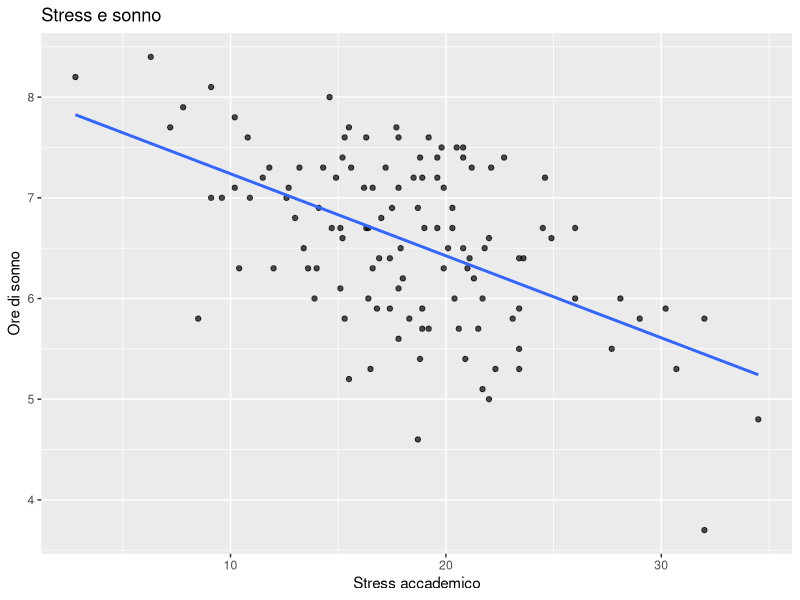
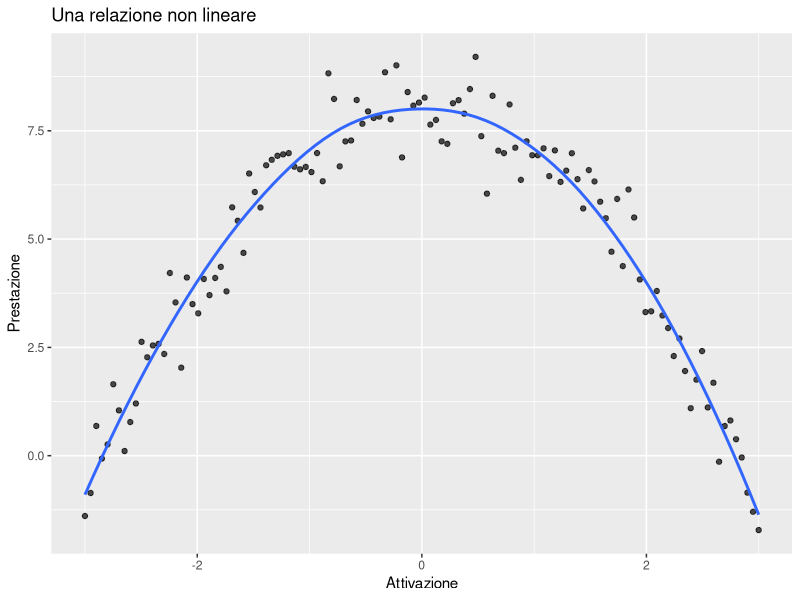
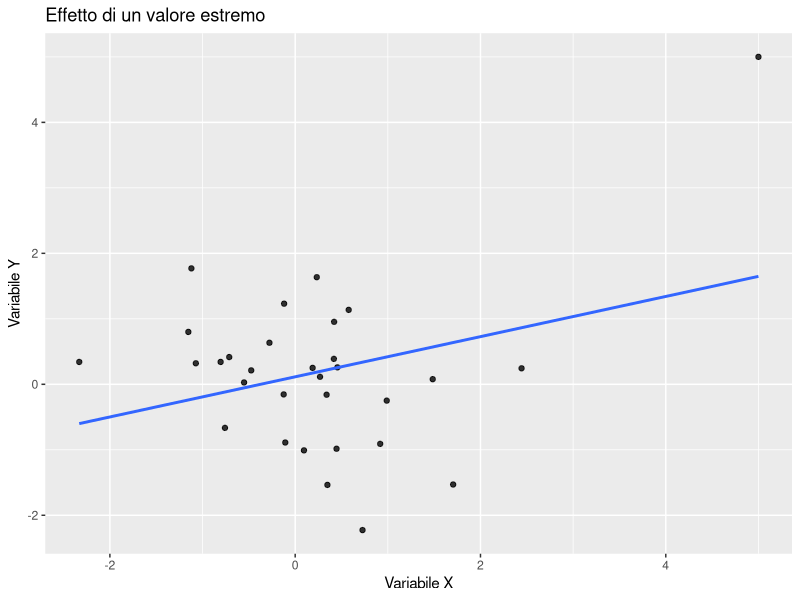
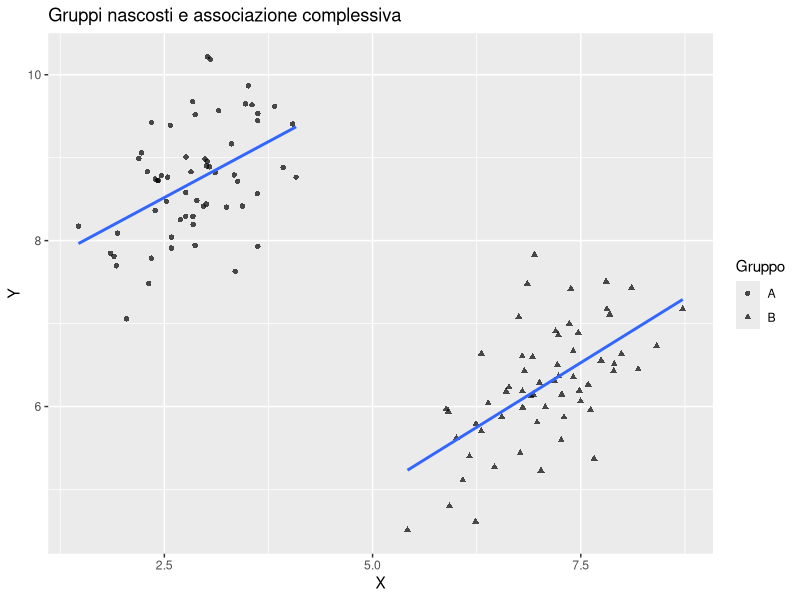

Source code (R) for these figures, in order:
## ---- chunk 1
#| label: corr-packages
#| message: false
#| warning: false
library(dplyr)
library(ggplot2)
## ---- chunk 2
#| label: corr-data
set.seed(42)

n <- 120

eda_stress <- tibble::tibble(
  id = seq_len(n),
  anno = sample(c("Primo", "Secondo", "Terzo"), n, replace = TRUE),
  supporto = round(rnorm(n, mean = 20, sd = 5), 1),
  stress = round(28 - 0.45 * supporto + rnorm(n, mean = 0, sd = 5), 1),
  sonno = round(8.2 - 0.09 * stress + rnorm(n, mean = 0, sd = 0.7), 1)
) |>
  mutate(
    supporto = pmax(pmin(supporto, 30), 0),
    stress = pmax(pmin(stress, 40), 0),
    sonno = pmax(pmin(sonno, 10), 3)
  )

glimpse(eda_stress)
## ---- chunk 3
#| label: corr-stress-sonno-plot
#| fig-cap: "Relazione tra stress accademico e ore di sonno. Ogni punto rappresenta uno studente."
ggplot(eda_stress, aes(x = stress, y = sonno)) +
  geom_point(alpha = 0.7) +
  geom_smooth(method = "lm", se = FALSE) +
  labs(
    x = "Stress accademico",
    y = "Ore di sonno",
    title = "Stress e sonno"
  )
## ---- chunk 4
#| label: corr-covariance
cov(eda_stress$stress, eda_stress$sonno)
## ---- chunk 5
#| label: corr-pearson
cor(eda_stress$stress, eda_stress$sonno)
## ---- chunk 6
#| label: corr-summary-table
eda_stress |>
  summarise(
    n = n(),
    r_stress_sonno = cor(stress, sonno),
    media_stress = mean(stress),
    media_sonno = mean(sonno)
  )
## ---- chunk 7
#| label: corr-spearman
cor(eda_stress$stress, eda_stress$sonno, method = "spearman")
## ---- chunk 8
#| label: corr-nonlinear-data
set.seed(123)
nonlinear <- tibble::tibble(
  attivazione = seq(-3, 3, length.out = 120),
  prestazione = 8 - attivazione^2 + rnorm(120, 0, 0.7)
)

cor(nonlinear$attivazione, nonlinear$prestazione)
## ---- chunk 9
#| label: corr-nonlinear-plot
#| fig-cap: "Esempio di relazione non lineare. La correlazione lineare puo essere vicina a zero anche quando esiste un pattern chiaro."
ggplot(nonlinear, aes(x = attivazione, y = prestazione)) +
  geom_point(alpha = 0.7) +
  geom_smooth(se = FALSE) +
  labs(
    x = "Attivazione",
    y = "Prestazione",
    title = "Una relazione non lineare"
  )
## ---- chunk 10
#| label: corr-outlier-data
set.seed(321)
con_outlier <- tibble::tibble(
  x = rnorm(30),
  y = rnorm(30)
) |>
  bind_rows(tibble::tibble(x = 5, y = 5))

cor(con_outlier$x, con_outlier$y)
## ---- chunk 11
#| label: corr-outlier-plot
#| fig-cap: "Un valore estremo puo produrre o rafforzare una correlazione apparente."
ggplot(con_outlier, aes(x = x, y = y)) +
  geom_point(alpha = 0.8) +
  geom_smooth(method = "lm", se = FALSE) +
  labs(
    x = "Variabile X",
    y = "Variabile Y",
    title = "Effetto di un valore estremo"
  )
## ---- chunk 12
#| label: corr-simpson-data
set.seed(11)

gruppo_a <- tibble::tibble(
  gruppo = "A",
  x = rnorm(60, mean = 3, sd = 0.7),
  y = 7 + 0.6 * x + rnorm(60, sd = 0.6)
)

gruppo_b <- tibble::tibble(
  gruppo = "B",
  x = rnorm(60, mean = 7, sd = 0.7),
  y = 2 + 0.6 * x + rnorm(60, sd = 0.6)
)

simpson <- bind_rows(gruppo_a, gruppo_b)

cor(simpson$x, simpson$y)
## ---- chunk 13
#| label: corr-simpson-bygroup
simpson |>
  group_by(gruppo) |>
  summarise(r = cor(x, y), .groups = "drop")
## ---- chunk 14
#| label: corr-simpson-plot
#| fig-cap: "Associazioni nei gruppi e associazione complessiva possono raccontare storie diverse."
ggplot(simpson, aes(x = x, y = y, shape = gruppo)) +
  geom_point(alpha = 0.7) +
  geom_smooth(method = "lm", se = FALSE) +
  labs(
    x = "X",
    y = "Y",
    shape = "Gruppo",
    title = "Gruppi nascosti e associazione complessiva"
  )
## ---- chunk 15
#| label: corr-exercise-spearman
cor(eda_stress$supporto, eda_stress$stress)
cor(eda_stress$supporto, eda_stress$stress, method = "spearman")
## ---- chunk 16
#| label: corr-exercise-ai-code
eda_stress |>
  summarise(r = cor(stress, sonno, use = "complete.obs"))
